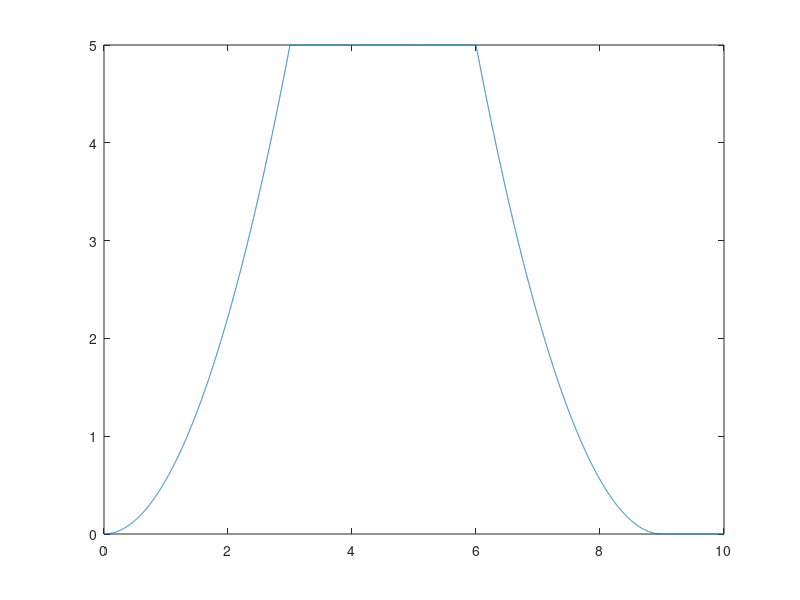

The MATLAB source for this figure:
t_max=3;
v_max=5;
ts=[0:0.001:10];
i=0;
v=ts;
for t = [0:0.001:10]
    i=i+1;
    if (t<3)
        v(i)=v_max/t_max/t_max*power(t,2);
    
    elseif(t<6)
        v(i)=v_max;
    elseif(t<9)
       v(i)= v_max-2*v_max/t_max*(t-6)+v_max/t_max/t_max*power(t-6,2);   
    else 
        v(i)=0;
     end
    end
        
plot(ts,v)
